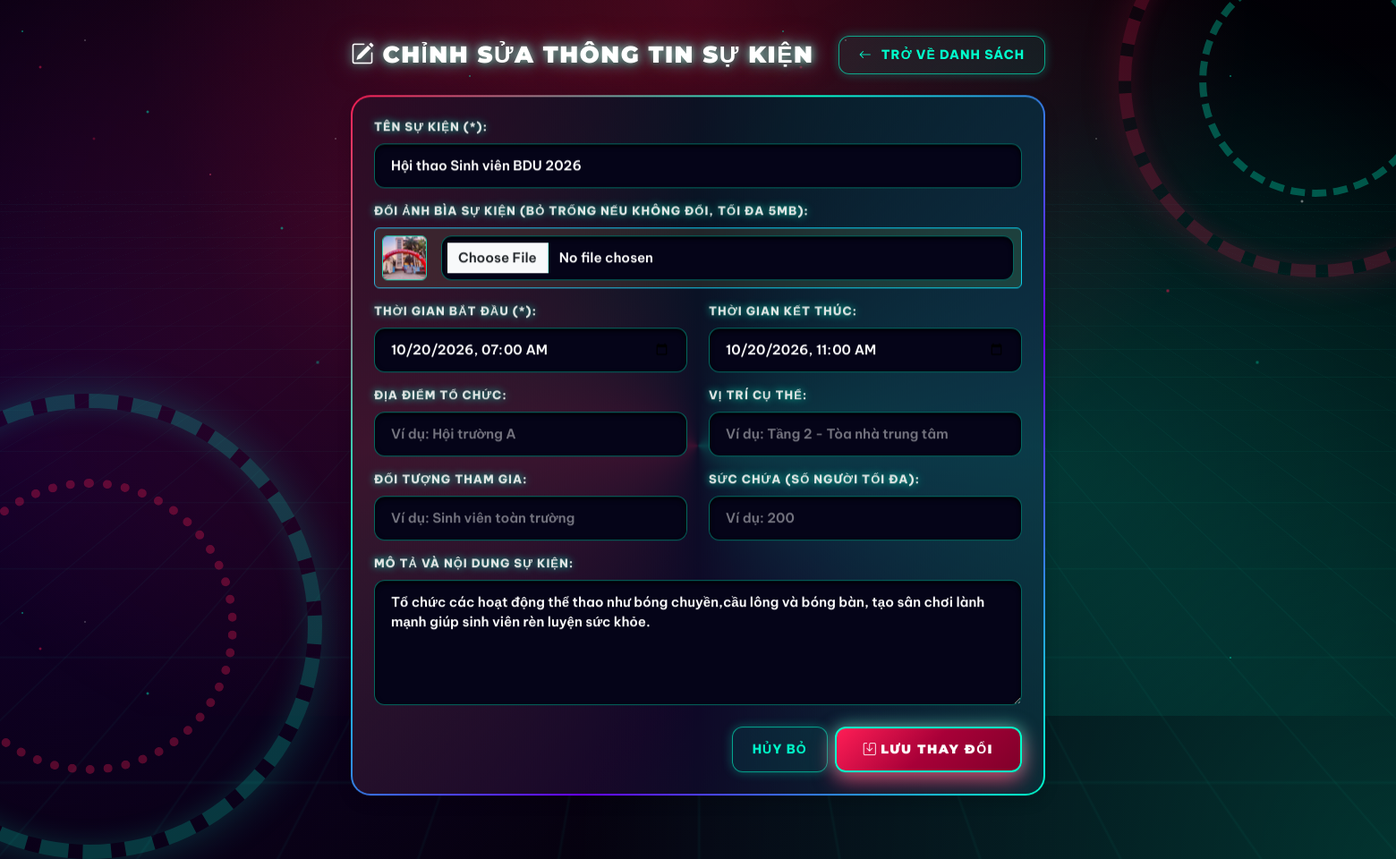
The app's page /user/xuly_sua.php?ma_sukien=4 (signed in), older data.
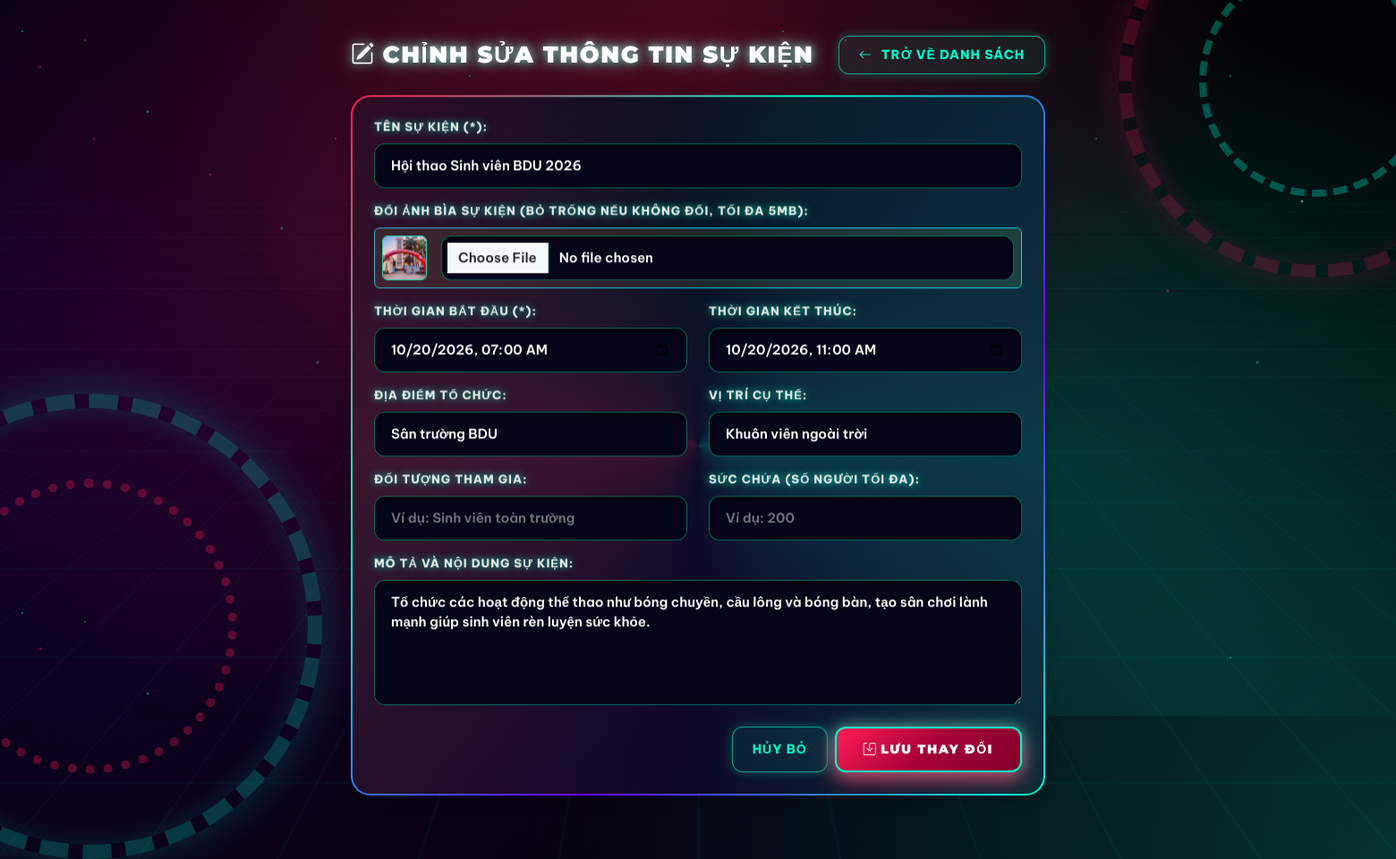
The same page, newer data.
### tables this page shows
CREATE TABLE `su_kien` (
  `ma_sukien` int(11) NOT NULL,
  `ten_sukien` varchar(255) NOT NULL,
  `mo_ta` text DEFAULT NULL,
  `thoi_gian_bat_dau` datetime NOT NULL,
  `thoi_gian_ket_thuc` datetime NOT NULL,
  `ma_diadiem` int(11) DEFAULT NULL,
  `file_name` varchar(255) DEFAULT NULL,
  `file_path_key` varchar(500) DEFAULT NULL,
  `file_type` varchar(100) DEFAULT NULL,
  `file_size` int(11) DEFAULT NULL,
  `upload_time` datetime DEFAULT NULL,
  `is_attendance_open` tinyint(1) DEFAULT 0
);

CREATE TABLE `dia_diem` (
  `ma_diadiem` int(11) NOT NULL,
  `ten_diadiem` varchar(255) NOT NULL,
  `suc_chua` int(11) NOT NULL,
  `vi_tri` varchar(255) NOT NULL
);

### user/xuly_sua.php (the view, shortened to what the changed rows need)
<?php
require_once '../database.php';
$db = isset($conn) ? $conn : (isset($pdo) ? $pdo : null);
try {
    $db->setAttribute(PDO::ATTR_TIMEOUT, 60);
    $db->setAttribute(PDO::ATTR_ERRMODE, PDO::ERRMODE_EXCEPTION);
    $db->exec("SET SESSION wait_timeout=3600");
} catch (Exception $e) {}
function getColValue($row, ...$keys) {
    foreach ($keys as $k) {
        if (isset($row[$k]) && $row[$k] !== '') {
            return $row[$k];
        }
    }
    return '';
}
try {
    $stmtCols = $db->query("SHOW COLUMNS FROM su_kien");
    $existingCols = $stmtCols->fetchAll(PDO::FETCH_COLUMN);
    $existingColsLower = array_map('strtolower', $existingCols);
} catch (Exception $e) {
    $existingCols = [];
    $existingColsLower = [];
}
function findRealCol($existingCols, $candidates, $default) {
    foreach ($candidates as $c) {
        foreach ($existingCols as $ec) {
            if (strtolower($ec) === strtolower($c)) {
                return $ec;
            }
        }
    }
    return $default;
}
$colPk       = findRealCol($existingCols, ['ma_sukien', 'id', 'ma_sk', 'id_sukien'], 'ma_sukien');
$colTitle    = findRealCol($existingCols, ['ten_su_kien', 'ten_sukien', 'tieu_de', 'ten'], 'ten_su_kien');
$colStart    = findRealCol($existingCols, ['thoi_gian_bat_dau', 'bat_dau', 'ngay_to_chuc'], 'thoi_gian_bat_dau');
$colEnd      = findRealCol($existingCols, ['thoi_gian_ket_thuc', 'ket_thuc'], 'thoi_gian_ket_thuc');
$colLocation = findRealCol($existingCols, ['ten_diadiem', 'dia_diem', 'diadiem', 'dia_chi'], 'ten_diadiem');
$colPosition = findRealCol($existingCols, ['vi_tri', 'vi_tri_cu_the', 'dia_chi_chi_tiet'], 'vi_tri');
$colTarget   = findRealCol($existingCols, ['doi_tuong_tham_gia', 'doi_tuong_ap_dung', 'doi_tuong'], 'doi_tuong_tham_gia');
$colCapacity = findRealCol($existingCols, ['suc_chua', 'so_luong', 'so_nguoi_toi_da'], 'suc_chua');
$colDesc     = findRealCol($existingCols, ['mo_ta', 'mota', 'chi_tiet', 'description'], 'mo_ta');
$id = $_GET['ma_sukien'] ?? $_GET['id'] ?? $_GET['ma_sk'] ?? null;
$event = null;
if ($id) {
    try {
        $hasDiaDiemTable = false;
        try {
            $testTbl = $db->query("SELECT 1 FROM dia_diem LIMIT 1");
            if ($testTbl) $hasDiaDiemTable = true;
        } catch (Exception $ex) { $hasDiaDiemTable = false; }
        if ($hasDiaDiemTable && in_array('ma_diadiem', $existingColsLower)) {
            $stmt = $db->prepare("SELECT sk.*, dd.ten_diadiem, dd.vi_tri as vi_tri_diadiem, dd.suc_chua as suc_chua_diadiem
                                  FROM su_kien sk
                                  LEFT JOIN dia_diem dd ON sk.ma_diadiem = dd.ma_diadiem
                                  WHERE sk.{$colPk} = ? LIMIT 1");
            $stmt->execute([$id]);
            $event = $stmt->fetch(PDO::FETCH_ASSOC);
        } else {
            $stmt = $db->prepare("SELECT * FROM su_kien WHERE {$colPk} = ? LIMIT 1");
            $stmt->execute([$id]);
            $event = $stmt->fetch(PDO::FETCH_ASSOC);
        }
    } catch (Exception $e) {
        $event = null;
    }
}
?>
<!DOCTYPE html>
<html lang="vi">
<head>
    <link href="https://cdn.jsdelivr.net/npm/bootstrap@5.3.2/dist/css/bootstrap.min.css" rel="stylesheet">
    <link rel="stylesheet" href="https://cdn.jsdelivr.net/npm/bootstrap-icons@1.11.1/font/bootstrap-icons.css">
    <link rel="stylesheet" href="../css/user-sua.css">
</head>
<body>
    <div class="container" style="max-width: 800px; padding-top: 40px; padding-bottom: 40px;">
        <?php if (!$event): ?>
            <div class="card p-4 shadow">
                <h5 class="text-warning mb-3"><i class="bi bi-list-check me-2"></i>Chọn sự kiện bạn muốn chỉnh sửa:</h5>
                <?php
                try {
                    $list = $db->query("SELECT * FROM su_kien ORDER BY {$colStart} DESC")->fetchAll(PDO::FETCH_ASSOC);
                    if (empty($list)) {
                        echo "<p class='text-muted mb-0'>Chưa có sự kiện nào trong hệ thống.</p>";
                    } else {
                        echo "<div class='list-group'>";
                        foreach ($list as $item) {
                            $item_id   = getColValue($item, $colPk, 'ma_sukien', 'id');
                            $item_name = getColValue($item, $colTitle, 'ten_su_kien', 'tieu_de');
                            $item_time = getColValue($item, $colStart, 'thoi_gian_bat_dau');
                            echo "<a href='xuly_sua.php?ma_sukien={$item_id}' class='list-group-item list-group-item-action mb-2'>
                                    <span><i class='bi bi-calendar-event me-2 text-info'></i><strong>" . htmlspecialchars($item_name) . "</strong></span>
                                    <small class='text-light opacity-75'>({$item_time})</small>
                                  </a>";
                        }
                        echo "</div>";
                    }
                } catch (Exception $e) {
                    echo "<p class='text-danger'>Lỗi kết nối CSDL: " . $e->getMessage() . "</p>";
                }
                ?>
            </div>
        <?php else: ?>
            <?php
            $val_title    = getColValue($event, $colTitle, 'ten_su_kien', 'tieu_de');
            $val_start    = getColValue($event, $colStart, 'thoi_gian_bat_dau');
            $val_end      = getColValue($event, $colEnd, 'thoi_gian_ket_thuc');
            $val_location = !empty($event['ten_diadiem']) ? $event['ten_diadiem'] : getColValue($event, $colLocation, 'dia_diem', 'diadiem');
            $val_position = !empty($event['vi_tri_diadiem']) ? $event['vi_tri_diadiem'] : getColValue($event, $colPosition, 'vi_tri');
            $val_target   = getColValue($event, $colTarget, 'doi_tuong_tham_gia', 'doi_tuong');
            $val_capacity = getColValue($event, $colCapacity, 'suc_chua');
            $val_desc     = getColValue($event, $colDesc, 'mo_ta', 'mota');
            ?>
           <form id="editEventForm" method="POST" class="p-4 shadow" enctype="multipart/form-data">
                <div class="mb-3">
                    <label class="form-label">Tên sự kiện (*):</label>
                    <input type="text" name="ten_su_kien" class="form-control" value="<?php echo htmlspecialchars($val_title); ?>" required>
                </div>
            <div class="form-group mb-3">
            <label class="form-label text-info fw-bold" style="font-size: 13px;">ĐỔI ẢNH BÌA SỰ KIỆN (Bỏ trống nếu không đổi, tối đa 5MB):</label>
                <div class="d-flex align-items-center gap-3 bg-dark border border-info rounded p-2">
                <?php
                $anh_cu = $event['file_name'] ?? $event['anh_hien_thi'] ?? '';
                $src_anh = (!empty($anh_cu)) ? '../images/' . $anh_cu : '../images/sukien01.jpg';
                ?>
                <img src="<?php echo $src_anh; ?>" alt="Ảnh hiện tại" style="width: 50px; height: 50px; object-fit: cover; border-radius: 6px; border: 1px solid #00f2c2;">
            <input type="file" name="anh_su_kien" id="anh_su_kien" class="form-control bg-dark text-white border-0 shadow-none" accept="image/jpeg, image/png, image/gif, image/webp">
                </div>
            </div>
                <div class="row">
                    <div class="col-md-6 mb-3">
                        <label class="form-label">Thời gian bắt đầu (*):</label>
                        <input type="datetime-local" name="thoi_gian_bat_dau" class="form-control" value="<?php echo !empty($val_start) ? date('Y-m-d\TH:i', strtotime($val_start)) : ''; ?>">
                    </div>
                    <div class="col-md-6 mb-3">
                        <label class="form-label">Thời gian kết thúc:</label>
                        <input type="datetime-local" name="thoi_gian_ket_thuc" class="form-control" value="<?php echo !empty($val_end) ? date('Y-m-d\TH:i', strtotime($val_end)) : ''; ?>">
                    </div>
                </div>
                <div class="row">
                    <div class="col-md-6 mb-3">
                        <label class="form-label">Địa điểm tổ chức:</label>
                        <input type="text" name="dia_diem" class="form-control" value="<?php echo htmlspecialchars($val_location); ?>" placeholder="Ví dụ: Hội trường A">
                    </div>
                    <div class="col-md-6 mb-3">
                        <label class="form-label">Vị trí cụ thể:</label>
                        <input type="text" name="vi_tri" class="form-control" value="<?php echo htmlspecialchars($val_position); ?>" placeholder="Ví dụ: Tầng 2 - Tòa nhà trung tâm">
                    </div>
                </div>
                <div class="row">
                    <div class="col-md-6 mb-3">
                        <label class="form-label">Đối tượng tham gia:</label>
                        <input type="text" name="doi_tuong" class="form-control" value="<?php echo htmlspecialchars($val_target); ?>" placeholder="Ví dụ: Sinh viên toàn trường">
                    </div>
                    <div class="col-md-6 mb-3">
                        <label class="form-label">Sức chứa (Số người tối đa):</label>
                        <input type="text" name="suc_chua" class="form-control" value="<?php echo htmlspecialchars($val_capacity); ?>" placeholder="Ví dụ: 200">
                    </div>
                </div>
                <div class="mb-3">
                    <label class="form-label">Mô tả và nội dung sự kiện:</label>
                    <textarea name="mo_ta" class="form-control" rows="5" placeholder="Nhập chi tiết mô tả sự kiện..."><?php echo htmlspecialchars($val_desc); ?></textarea>
                </div>
                <div class="d-flex justify-content-end gap-2 mt-4">
                    <a href="../su-kien.php" class="btn btn-secondary">Hủy bỏ</a>
                    <button type="submit" class="btn btn-warning"><i class="bi bi-save me-1"></i>Lưu thay đổi</button>
                </div>
            </form>
        <?php endif; ?>
    </div>
</body>
</html>

Row changes from the older to the newer data that the page shows:
changed su_kien: dia_diem (not shown) → "Sân trường BDU"; vi_tri (not shown) → "Khuôn viên ngoài trời"
Text that changed along with them:
form field mo_ta: "Tổ chức các hoạt động thể thao như bóng chuyền,cầu lông và bóng bàn, tạo sân chơi lành mạnh giúp sinh viên rèn luyện sức khỏe." → "Tổ chức các hoạt động thể thao như bóng chuyền, cầu lông và bóng bàn, tạo sân chơi lành mạnh giúp sinh viên rèn luyện sức khỏe."
